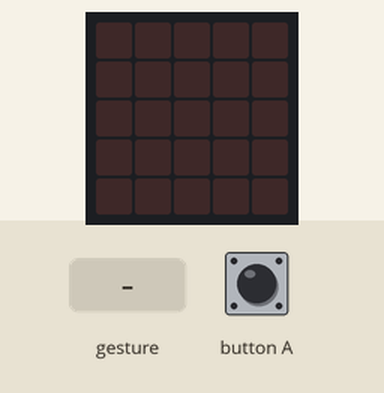
A program run on a simulated BBC micro:bit (MakeCode). Shown: the board's 5×5 LED display. The inputs (shaded band) are chosen by the test bench. Random numbers come from a fixed seed; a tilt is held for 1.5 s and a shake lasts 1 s, then the board lies face up again.

Above: at 1.2 s.
1.3 s: gesture 'shake'
At 1.9 s:
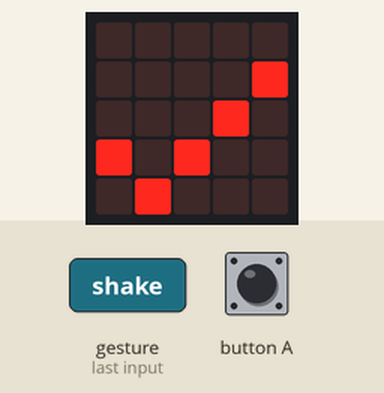
At 4.1 s:
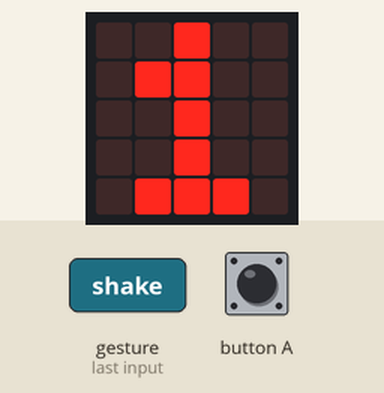
4.3 s: button A pressed for 0.15 s
At 8.0 s:
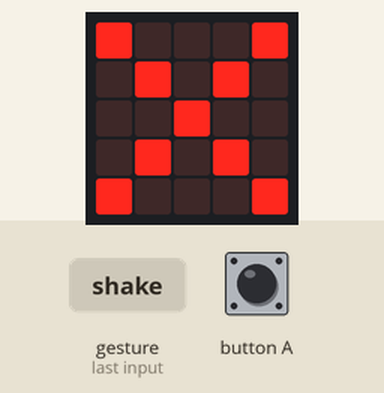
Timing chart, 0 to 9.5 s (numbered marks = the images above; inputs shaded):
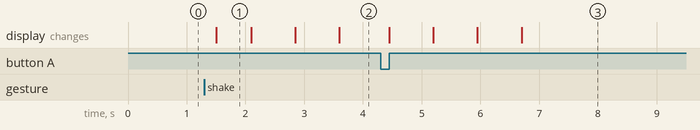

The program:

main.ts
```typescript
let numero_1 = 0
let numero_2 = 0
let numero_3 = 0
let mayor = 0
let medio = 0
let menor = 0
input.onButtonPressed(Button.A, function () {
    if (numero_1 > numero_2 && numero_1 > numero_3) {
        mayor = numero_1
        if (numero_2 > numero_3) {
            medio = numero_2
            menor = numero_3
        } else {
            medio = numero_3
            menor = numero_2
        }
        basic.showNumber(mayor)
        basic.showNumber(medio)
        basic.showNumber(menor)
    }
    if (numero_2 > numero_1 && numero_2 > numero_3) {
        mayor = numero_2
        if (numero_1 > numero_3) {
            medio = numero_1
            menor = numero_3
        } else {
            medio = numero_3
            menor = numero_1
        }
        basic.showNumber(mayor)
        basic.showNumber(medio)
        basic.showNumber(menor)
    }
    if (numero_3 > numero_1 && numero_3 > numero_1) {
        mayor = numero_3
        if (numero_2 > numero_1) {
            medio = numero_2
            menor = numero_1
        } else {
            medio = numero_1
            menor = numero_2
        }
        basic.showNumber(mayor)
        basic.showNumber(medio)
        basic.showNumber(menor)
    } else {
        basic.showIcon(IconNames.No)
    }
})
input.onGesture(Gesture.Shake, function () {
    numero_1 = randint(0, 9)
    numero_2 = randint(0, 9)
    numero_3 = randint(0, 9)
    if (numero_1 != numero_2 && (numero_1 != numero_3 && numero_2 != numero_3)) {
        basic.showIcon(IconNames.Yes)
        basic.showNumber(numero_1)
        basic.showNumber(numero_2)
        basic.showNumber(numero_3)
    } else {
        basic.showIcon(IconNames.No)
        numero_1 = 0
        numero_2 = 0
        numero_3 = 0
    }
})
```

test.ts
```typescript
// aquí va el archivo "tests"; esto no se compilará cuando este paquete se utilice como una extensión.
```

Measured:
- after the input at 1.3 s, the display: changes after 0.20 s (image 1)
- after the input at 4.3 s, the display: first changes after 0.15 s (image 3 shows a later state)
- what the display in image 1 shows lasts 0.6 s, from 1.5 s to 2.1 s
